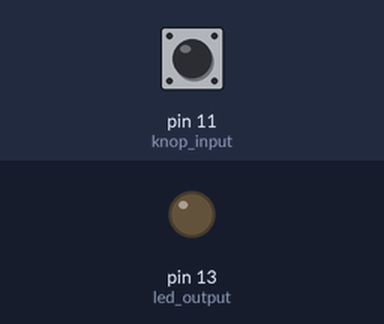
Simulated run of this sketch. Board: Arduino Uno, built with avr-gcc and run on an emulated ATmega328P. On the bench: output pins drawn as LEDs (lit = HIGH). The inputs (shaded band) are chosen by the test bench; at power-on: pin 11 (knop_input) HIGH.

Above: at 1.2 s.
1.3 s: pin 11 (knop_input) pulled LOW for 0.15 s
At 2.3 s:
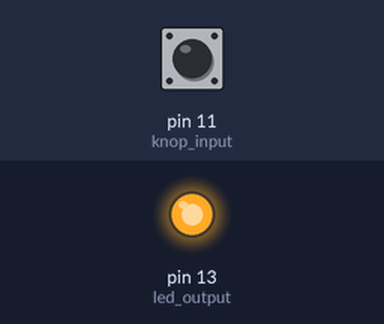
2.9 s: pin 11 (knop_input) pulled LOW for 1 s
At 3.5 s:
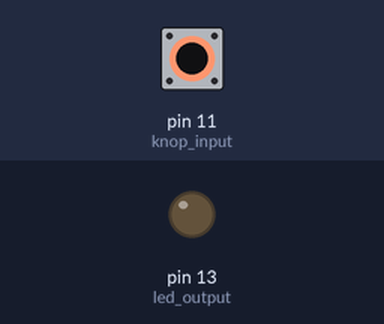
5.4 s: pin 11 (knop_input) pulled LOW for 3.2 s
At 6.6 s:
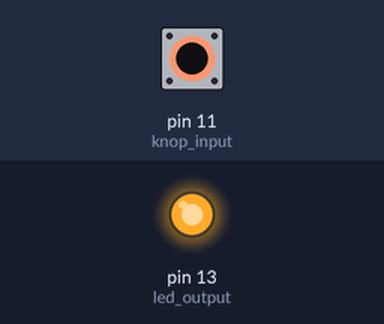
Timing chart, 0 to 8.4 s (numbered marks = the images above; inputs shaded):
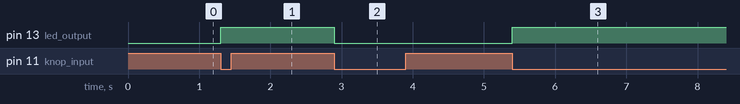

Measured:
- after the input at 1.3 s, pin 13 (led_output): LOW → HIGH at once
- after the input at 2.9 s, pin 13 (led_output): HIGH → LOW at once
- after the input at 5.4 s, pin 13 (led_output): LOW → HIGH at once

The sketch:

les_3_p10_toggle_led_met_knop_blocking.ino
```cpp
void setup() {
  pinMode(13, OUTPUT);         // led output
  pinMode(11,  INPUT_PULLUP);  // knop input & pull-up
}

void loop() {

  while (digitalRead(11) != HIGH) {} // wacht op knop los

  while (digitalRead(11) != LOW) {}  // wacht op knop ingedrukt

  digitalWrite(13, HIGH);            // LED aan

  while (digitalRead(11) != HIGH) {} // wacht op knop los

  while (digitalRead(11) != LOW) {}  // wacht op knop ingedrukt

  digitalWrite(13, LOW);             // LED uit

}
```
